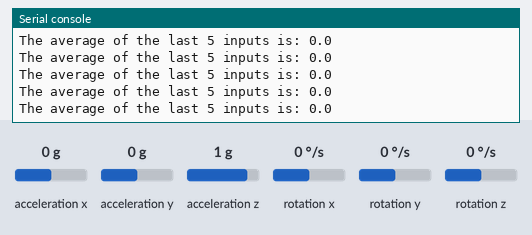
Simulated run of this program. Board: MicroPython board. Shown: the last lines printed to the serial console. The test bench sets the inputs (shaded band); at power-on: acceleration y 0 g, acceleration x 0 g, acceleration z 1 g, rotation x 0 °/s, rotation y 0 °/s, rotation z 0 °/s. Library files of the repository ran but are not shown: MPU6050.py.

Above: at 1.2 s.
1.3 s: acceleration y set to -1.4 g
At 1.32 s:
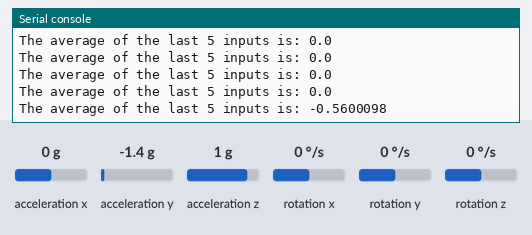
2.8 s: acceleration y set to -0.8 g
At 2.82 s:
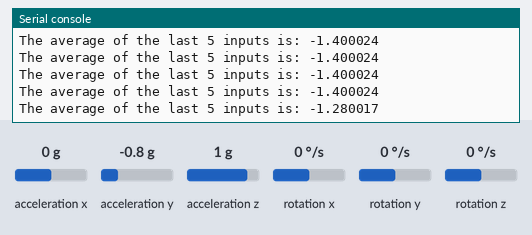
Timing chart, 0 to 5.8 s (numbered marks = the images above; inputs shaded):
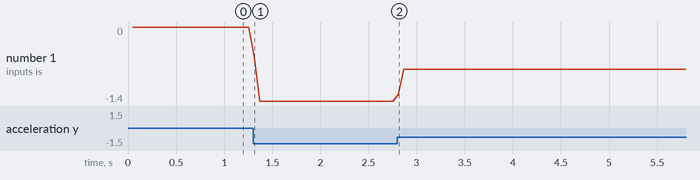

The program:

MPU6050_test.py
```python
import machine
import time
import MPU6050
from collections import deque

# Set up the I2C interface
i2c = machine.I2C(1, sda=machine.Pin(14), scl=machine.Pin(15))

# Set up the MPU6050 class
mpu = MPU6050.MPU6050(i2c)

# wake up the MPU6050 from sleep
mpu.wake()

data_queue = []

# continuously print the data
while True:
    Gx, Gy, Gz = mpu.read_gyro_data()
    Ax, Ay, Az = mpu.read_accel_data()
    #print("Gyro: " + str(gyro) + ", Accel: " + str(accel))

    data_queue.append(Ay)
    if len(data_queue) == 5:
        average = sum(data_queue) / 5
        print(f"The average of the last 5 inputs is: {average}")
        data_queue.clear()

#     print ("Gyro: " + str(Gx))
    time.sleep(0.01)
```

Measured:
- after the input at 1.3 s, the serial console: prints a new line at once (image 1)
- after the input at 2.8 s, the serial console: prints a new line at once (image 2)
- plotted number 1: 0 → -1.4 after the input at 1.3 s, -1.4 → -0.8 after the input at 2.8 s
